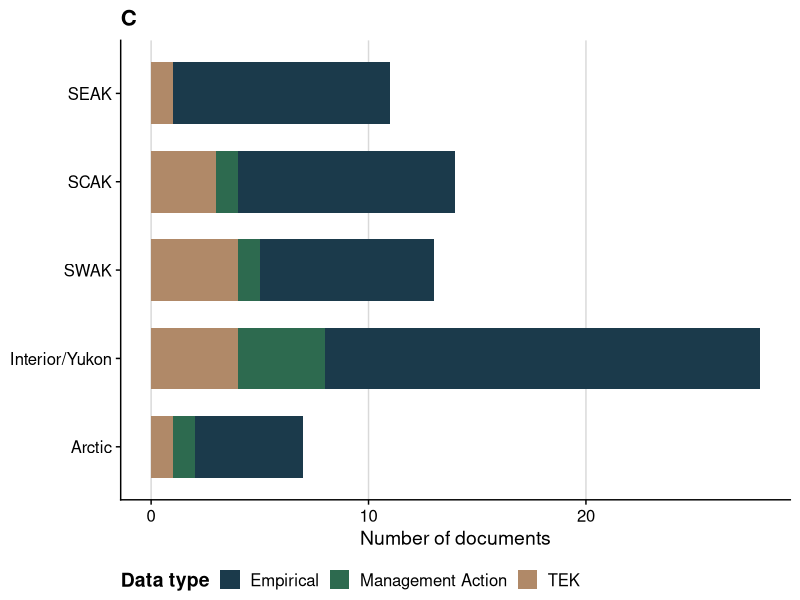
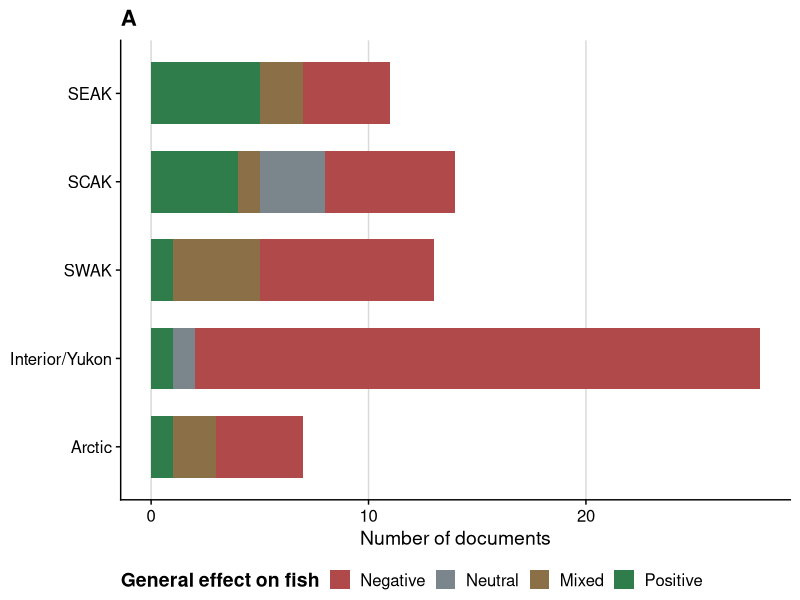
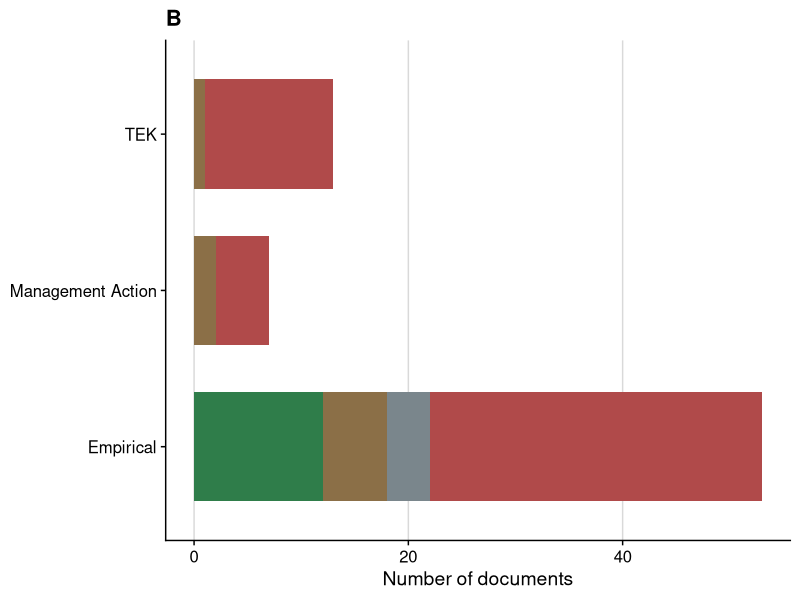
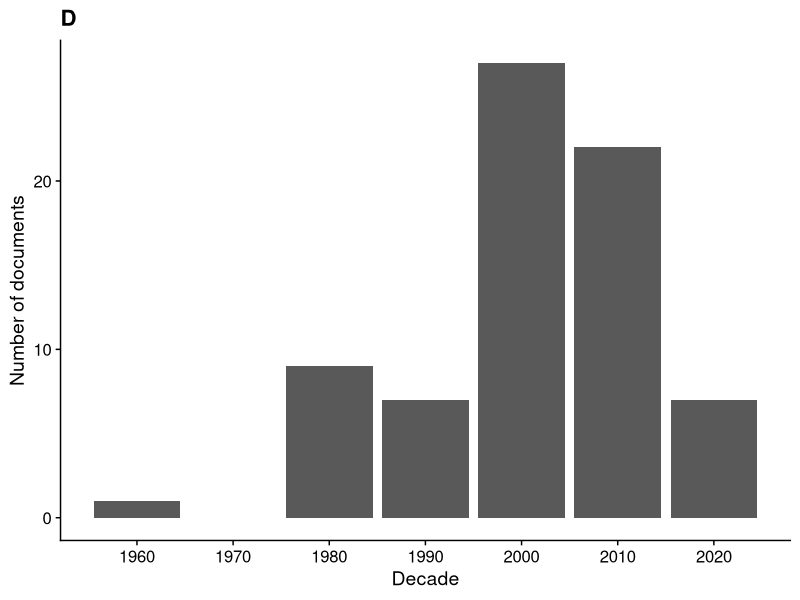
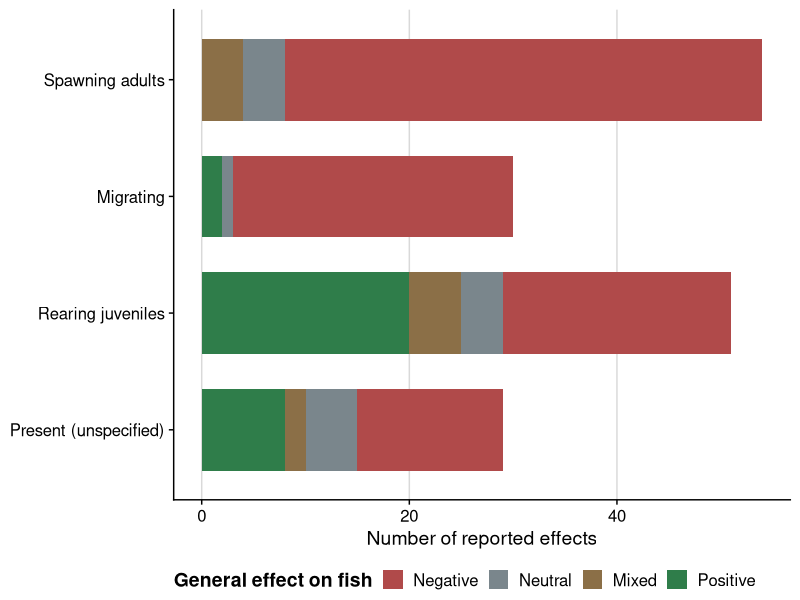
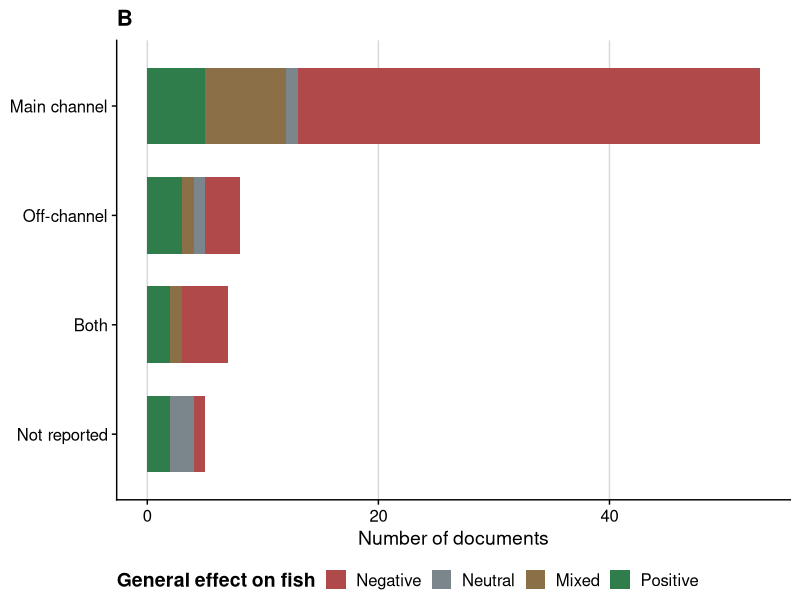
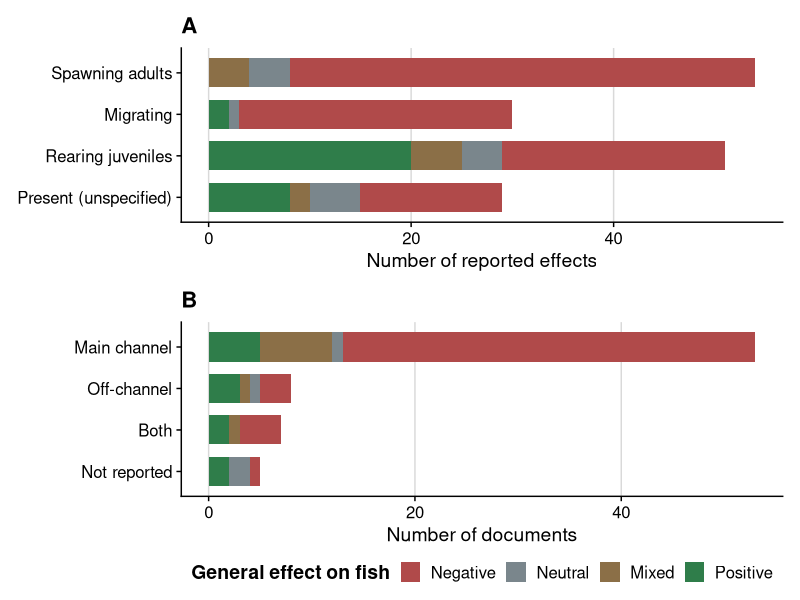
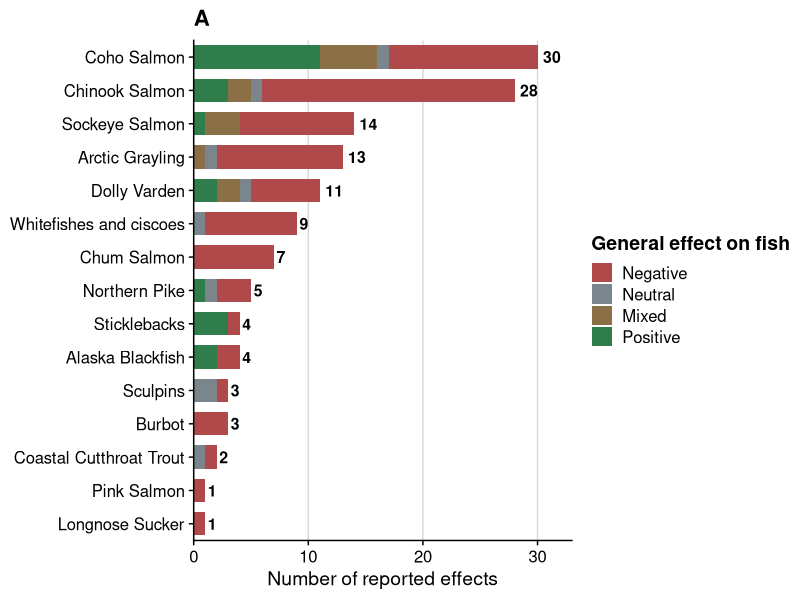

Recreate these plots in R, in order.
################################################################################
#################### Alaska Beaver and Fish Literature Review ##################
################ Authors: Will Samuel (UAF) and Erin Larson (UAA) ##############
################################################################################


library(tidyverse)
library(ggplot2)
library(readxl)
library(cowplot)
library(patchwork)





#Quick data processing

#lit <- read_excel("Annotated bibliography.xlsx")
lit <- read_excel("Annotated bibliography Final.xlsx")
str(lit)



lit_filtered <- lit %>%
  filter(!is.na(Region), !is.na(`Data type`),
         `Include in Map` == "Y")
  
nrow(lit_filtered) #73 articles that directly discuss beaver/fish interactions



lit_filtered$Region <- factor(
  lit_filtered$Region,
  levels = c("Arctic", "Interior/Yukon", "SWAK", "SCAK", "SEAK")
)


lit_filtered <- lit_filtered %>%
  mutate(`General effect on fish` = na_if(`General effect on fish`, "NA"))





# Summary Statisitics -----------------------------------------------------
#Overall
nrow(lit_filtered) #73
sum(lit_filtered$`Article Type` == "Publication", na.rm = TRUE) #19
sum(lit_filtered$`Article Type` == "Agency report", na.rm = TRUE) #37
sum(lit_filtered$`Article Type` == "Thesis/dissertation", na.rm = TRUE) #11
sum(lit_filtered$`Article Type` == "Conference proceeding", na.rm = TRUE) #1
sum(lit_filtered$`Article Type` == "Book", na.rm = TRUE) #0
sum(lit_filtered$`Article Type` %in% c("White paper", "Unpublished data"), na.rm = TRUE) #5

sum(lit_filtered$`Data type` == "Empirical", na.rm = TRUE) #53
sum(lit_filtered$`Data type` == "Management Action", na.rm = TRUE) #7
sum(lit_filtered$`Data type` == "TEK", na.rm = TRUE) #13

sum(lit_filtered$`General effect on fish` == "Positive", na.rm = TRUE) #12
sum(lit_filtered$`General effect on fish` == "Negative", na.rm = TRUE) #48
sum(lit_filtered$`General effect on fish` == "Neutral", na.rm = TRUE) #4
sum(lit_filtered$`General effect on fish` == "Mixed", na.rm = TRUE) #9



#SEAK
sum(lit_filtered$Region == "SEAK", na.rm = TRUE) #11

sum(lit_filtered$`Data type` == "Empirical" & lit_filtered$Region == "SEAK", na.rm = TRUE) #10
sum(lit_filtered$`Data type` == "Management Action" & lit_filtered$Region == "SEAK", na.rm = TRUE) #0
sum(lit_filtered$`Data type` == "TEK" & lit_filtered$Region == "SEAK", na.rm = TRUE) #1


sum(lit_filtered$`Article Type` == "Publication" & lit_filtered$Region == "SEAK", na.rm = TRUE) #5
sum(lit_filtered$`Article Type` == "Agency report" & lit_filtered$Region == "SEAK", na.rm = TRUE) #3
sum(lit_filtered$`Article Type` == "Thesis/dissertation" & lit_filtered$Region == "SEAK", na.rm = TRUE) #1


#SCAK
sum(lit_filtered$Region == "SCAK", na.rm = TRUE) #14

sum(lit_filtered$`Data type` == "Empirical" & lit_filtered$Region == "SCAK", na.rm = TRUE) #10
sum(lit_filtered$`Data type` == "Management Action" & lit_filtered$Region == "SCAK", na.rm = TRUE) #1
sum(lit_filtered$`Data type` == "TEK" & lit_filtered$Region == "SCAK", na.rm = TRUE) #3


#SWAK
sum(lit_filtered$Region == "SWAK", na.rm = TRUE) #13

sum(lit_filtered$`Data type` == "Empirical" & lit_filtered$Region == "SWAK", na.rm = TRUE) #8
sum(lit_filtered$`Data type` == "Management Action" & lit_filtered$Region == "SWAK", na.rm = TRUE) #1
sum(lit_filtered$`Data type` == "TEK" & lit_filtered$Region == "SWAK", na.rm = TRUE) #4


#Interior/Yukon
sum(lit_filtered$Region == "Interior/Yukon", na.rm = TRUE) #28

sum(lit_filtered$`Data type` == "Empirical" & lit_filtered$Region == "Interior/Yukon", na.rm = TRUE) #20
sum(lit_filtered$`Data type` == "Management Action" & lit_filtered$Region == "Interior/Yukon", na.rm = TRUE) #4
sum(lit_filtered$`Data type` == "TEK" & lit_filtered$Region == "Interior/Yukon", na.rm = TRUE) #4


#Arctic

sum(lit_filtered$Region == "Arctic", na.rm = TRUE) #7

sum(lit_filtered$`Data type` == "Empirical" & lit_filtered$Region == "Arctic", na.rm = TRUE) #5
sum(lit_filtered$`Data type` == "Management Action" & lit_filtered$Region == "Arctic", na.rm = TRUE) #1
sum(lit_filtered$`Data type` == "TEK" & lit_filtered$Region == "Arctic", na.rm = TRUE) #1




# Plotting ----------------------------------------------------------------


cols <- c(
  "#1B3A4B",
  "#2A6F97",
  "#61A5C2",
  "#2D6A4F",
  "#74C69D",
  "#B08968",
  "#D9ED92"
)


cols <- c("#1B3A4B", "#2D6A4F", "#B08968")



Regions_plot <- ggplot(lit_filtered, aes(x = Region, fill = `Data type`)) +
  geom_bar(width = 0.7) + #color = "black",
  coord_flip() +
  scale_fill_manual(values = cols) +
  labs(title = "C", x = NULL, y = "Number of documents", fill = "Data type") +
  theme_cowplot() +
  theme(
    legend.position = "bottom",
    legend.title = element_text(face = "bold"),
    axis.text.y = element_text(size = 12),
    axis.text.x = element_text(size = 12),
    panel.grid.major.x = element_line(color = "grey85"),
    panel.grid.major.y = element_blank()
  )
Regions_plot

ggsave("Figures/Regions_plot.jpeg", Regions_plot, 
       width = 7, 
       height = 5, 
       dpi = 300)



cols_effect <- c(
  "Negative" = "#B04A4A",
  "Neutral" = "#7A868C",
  "Mixed" = "#8B6F47",
  "Positive" = "#2F7D4A"
)

effect_order <- c("Negative", "Neutral", "Mixed", "Positive")

lit_filtered2 <- lit_filtered %>%
  mutate(`General effect on fish` = factor(`General effect on fish`, levels = effect_order))





effects_plot <- ggplot(lit_filtered2, aes(x = Region, fill = `General effect on fish`)) +
  geom_bar(
    data = dplyr::filter(lit_filtered2, !is.na(`General effect on fish`)),
    width = 0.7
  ) +
  coord_flip() +
  scale_fill_manual(
    values = cols_effect,
    limits = effect_order,
    breaks = effect_order
  ) +
  labs(title = "A", x = NULL, y = "Number of documents", fill = "General effect on fish") +
  theme_cowplot() +
  theme(
    legend.position = "bottom",
    legend.title = element_text(face = "bold"),
    axis.text.y = element_text(size = 12),
    axis.text.x = element_text(size = 12),
    panel.grid.major.x = element_line(color = "grey85"),
    panel.grid.major.y = element_blank()
  )

effects_plot

ggsave("Figures/effects_plot.jpeg", effects_plot, 
       width = 8, 
       height = 6, 
       dpi = 300)




datatype_plot <- ggplot(lit_filtered2, aes(x = `Data type`, fill = `General effect on fish`)) +
  geom_bar(
    data = dplyr::filter(lit_filtered2, !is.na(`General effect on fish`)),
    width = 0.7
  ) +
  coord_flip() +
  scale_fill_manual(
    values = cols_effect,
    limits = effect_order,
    breaks = effect_order
  ) +
  labs(title = "B", x = NULL, y = "Number of documents", fill = "General effect on fish") +
  theme_cowplot() +
  theme(
    legend.position = "none",
    legend.title = element_text(face = "bold"),
    axis.text.y = element_text(size = 12),
    axis.text.x = element_text(size = 12),
    panel.grid.major.x = element_line(color = "grey85"),
    panel.grid.major.y = element_blank()
  )

datatype_plot

ggsave("Figures/datatype_plot.jpeg", datatype_plot, 
       width = 8, 
       height = 6, 
       dpi = 300)




pubs_over_time <- lit_filtered %>%
  mutate(
    Year = as.numeric(Year),
    Decade = floor(Year / 10) * 10
  ) %>%
  ggplot(aes(x = Decade)) +
  geom_bar() +
  scale_x_continuous(breaks = seq(1960, 2030, 10)) +
  labs(title = "D", x = "Decade", y = "Number of documents") +
  theme_cowplot()
pubs_over_time

ggsave("Figures/pubs_over_time.jpeg", pubs_over_time, 
       width = 7, 
       height = 5, 
       dpi = 300)



panel <- (effects_plot + datatype_plot)/(Regions_plot + pubs_over_time)

ggsave("Figures/panel.jpeg", panel, 
       width = 12, 
       height = 10, 
       dpi = 300)





# Effects by life stage (standalone figure) -------------------------------
# Built from the "Species effects" tab (one row per document x species), so the
# unit is the species-level reported effect. A reported effect that involves more
# than one life stage is counted once for each life stage, so bars sum to more
# than the 135 species-level reported effects. Codes: s = spawning adults
# (including adults delayed or blocked on spawning migrations), r = rearing
# juveniles, m = migrating (non-spawning movement), p = present (not specified).

lifestage_labels <- c(
  s = "Spawning adults",
  m = "Migrating",
  r = "Rearing juveniles",
  p = "Present (unspecified)"
)

lit_lifestage <- read_excel("Annotated bibliography Final.xlsx", sheet = "Species effects") %>%
  semi_join(lit_filtered, by = "In text citation") %>%
  rename(`General effect on fish` = `Effect on this species`) %>%
  mutate(`Life stage` = str_to_lower(`Life stage`)) %>%
  separate_rows(`Life stage`, sep = ",") %>%
  mutate(Lifestage = str_trim(`Life stage`)) %>%
  filter(Lifestage %in% names(lifestage_labels)) %>%
  distinct(`In text citation`, `Species group`, Lifestage, .keep_all = TRUE) %>%
  # Where a life stage had a different effect from the species-level effect
  # (e.g., "s: Neutral"), use that effect for that life stage
  mutate(stage_effect = str_match(`Life-stage effect (if different)`,
                                  paste0(Lifestage, ":\\s*(\\w+)"))[, 2],
         `General effect on fish` = coalesce(stage_effect, `General effect on fish`),
         `General effect on fish` = factor(`General effect on fish`, levels = effect_order)) %>%
  mutate(Lifestage = factor(lifestage_labels[Lifestage],
                            levels = rev(lifestage_labels)))

# Summary statistics by life stage
lit_lifestage %>%
  count(Lifestage, `General effect on fish`) %>%
  pivot_wider(names_from = `General effect on fish`, values_from = n, values_fill = 0)
nrow(lit_lifestage)

lifestage_plot <- ggplot(lit_lifestage, aes(x = Lifestage, fill = `General effect on fish`)) +
  geom_bar(width = 0.7) +
  coord_flip() +
  scale_fill_manual(
    values = cols_effect,
    limits = effect_order,
    breaks = effect_order
  ) +
  labs(x = NULL, y = "Number of reported effects", fill = "General effect on fish") +
  theme_cowplot() +
  theme(
    legend.position = "bottom",
    legend.title = element_text(face = "bold"),
    axis.text.y = element_text(size = 12),
    axis.text.x = element_text(size = 12),
    panel.grid.major.x = element_line(color = "grey85"),
    panel.grid.major.y = element_blank()
  )
lifestage_plot

ggsave("Figures/lifestage_plot.jpeg", lifestage_plot,
       width = 8,
       height = 5,
       dpi = 300)




# Effects by lateral dam position (panel B of the life-stage figure) ---------
# Document-level effects, grouped by where the beaver dams described in each
# document were located ("Dam position" column, classified 2026-11-20):
#   Main channel = dam across a channel with its own through-flow that fish
#     travel along (streams and tributaries, lake outlets and inlets, and
#     groundwater- or tributary-fed sloughs and spring brooks)
#   Off-channel  = dam impounding a side channel, oxbow, floodplain pond, or
#     backwater beside the main channel
#   Both         = document described dams in both positions
#   Not reported = position not described
# 4 of 68 classifications were inferred from site descriptions (Dolloff 1993;
# Carey and Koch 2019; S. Zavoico unpublished data; Yukon Fish and Game
# Association 2007); see "Dam position basis".

position_levels <- c("Main channel", "Off-channel", "Both", "Not reported")

lit_position <- lit_filtered2 %>%
  filter(!is.na(`General effect on fish`)) %>%
  mutate(`Dam position` = factor(`Dam position`, levels = rev(position_levels)))

# Summary statistics by dam position
lit_position %>%
  count(`Dam position`, `General effect on fish`) %>%
  pivot_wider(names_from = `General effect on fish`, values_from = n, values_fill = 0)
# Main channel: 5 positive, 7 mixed, 1 neutral, 40 negative (n = 53)
# Off-channel:  3 positive, 1 mixed, 1 neutral, 3 negative (n = 8)
# Both:         2 positive, 1 mixed, 0 neutral, 4 negative (n = 7)
# Not reported: 2 positive, 0 mixed, 2 neutral, 1 negative (n = 5)

position_plot <- ggplot(lit_position, aes(x = `Dam position`, fill = `General effect on fish`)) +
  geom_bar(width = 0.7) +
  coord_flip() +
  scale_fill_manual(
    values = cols_effect,
    limits = effect_order,
    breaks = effect_order
  ) +
  labs(title = "B", x = NULL, y = "Number of documents", fill = "General effect on fish") +
  theme_cowplot() +
  theme(
    legend.position = "bottom",
    legend.title = element_text(face = "bold"),
    axis.text.y = element_text(size = 12),
    axis.text.x = element_text(size = 12),
    panel.grid.major.x = element_line(color = "grey85"),
    panel.grid.major.y = element_blank()
  )
position_plot

# Combined figure: (A) life stage, (B) dam position, shared legend
lifestage_position_plot <- (lifestage_plot + labs(title = "A")) / position_plot +
  plot_layout(guides = "collect") &
  theme(legend.position = "bottom")
lifestage_position_plot

ggsave("Figures/lifestage_position_plot.jpeg", lifestage_position_plot,
       width = 8,
       height = 8,
       dpi = 300)




# Species effects and research effort (standalone figure) -------------------
# Reads the "Species effects" tab: one row per document x species, with the
# effect on that species (coded per species, not inherited from the document).
# Left (A): number of documents for each species, split by effect on that species
# (all regions combined), with totals at the end of each bar.
# Right (B): number of documents that addressed each species in each region
# (research effort only; no effect colors). Blank tiles = no documents found.
# A document is counted once for each species it addresses, so totals sum to
# more than the number of documents. Species rows in A and B share the same order.

species_effects <- read_excel("Annotated bibliography Final.xlsx", sheet = "Species effects") %>%
  semi_join(lit_filtered, by = "In text citation") %>%   # only documents used in the figures
  left_join(select(lit_filtered, `In text citation`, Region), by = "In text citation") %>%
  rename(Species_group = `Species group`,
         `General effect on fish` = `Effect on this species`) %>%
  mutate(`General effect on fish` = factor(`General effect on fish`, levels = effect_order))

nrow(species_effects)                              # document x species rows
n_distinct(species_effects$`In text citation`)     # documents with species rows

region_order <- c("SEAK", "SCAK", "SWAK", "Interior/Yukon", "Arctic")

species_totals <- species_effects %>%
  count(Species_group, name = "n")

species_order <- species_totals %>%
  arrange(n) %>%
  pull(Species_group)

species_effects <- species_effects %>%
  mutate(Species_group = factor(Species_group, levels = species_order))
species_totals <- species_totals %>%
  mutate(Species_group = factor(Species_group, levels = species_order))

# Summary table: effect counts by species
species_effects %>%
  count(Species_group, `General effect on fish`) %>%
  pivot_wider(names_from = `General effect on fish`, values_from = n, values_fill = 0)

species_effects_plot <- ggplot(species_effects,
                               aes(x = Species_group, fill = `General effect on fish`)) +
  geom_bar(width = 0.7) +
  geom_text(data = species_totals, aes(x = Species_group, y = n, label = n),
            inherit.aes = FALSE, hjust = -0.3, size = 4, fontface = "bold") +
  coord_flip() +
  scale_x_discrete(expand = expansion(add = 0.5)) +  # rows line up with the heat map
  scale_fill_manual(values = cols_effect, limits = effect_order, breaks = effect_order) +
  scale_y_continuous(expand = expansion(mult = c(0, 0.1))) +
  labs(title = "A", x = NULL, y = "Number of reported effects", fill = "General effect on fish") +
  theme_cowplot() +
  theme(
    legend.title = element_text(face = "bold"),
    axis.text.y = element_text(size = 12),
    axis.text.x = element_text(size = 12),
    panel.grid.major.x = element_line(color = "grey85"),
    panel.grid.major.y = element_blank()
  )
species_effects_plot

effort_tiles <- species_effects %>%
  mutate(Region = factor(as.character(Region), levels = region_order)) %>%
  count(Species_group, Region, name = "Total") %>%
  complete(Species_group, Region, fill = list(Total = 0))

species_effort_plot <- ggplot(effort_tiles, aes(x = Region, y = Species_group, fill = Total)) +
  geom_tile(color = "white", linewidth = 1) +
  geom_text(data = filter(effort_tiles, Total > 0), aes(label = Total),
            size = 4, fontface = "bold") +
  scale_fill_gradient(low = "grey95", high = "#61A5C2", guide = "none") +
  scale_x_discrete(expand = c(0, 0)) +
  scale_y_discrete(expand = expansion(add = 0.5)) +
  labs(title = "B", x = NULL, y = NULL) +
  theme_cowplot() +
  theme(
    axis.text.y = element_blank(),
    axis.text.x = element_text(size = 11),
    axis.line = element_blank(),
    axis.ticks = element_blank()
  )
species_effort_plot

species_figure <- (species_effects_plot + species_effort_plot) +
  plot_layout(guides = "collect") &
  theme(legend.position = "bottom")
species_figure

ggsave("Figures/species_effects_effort.jpeg", species_figure,
       width = 12,
       height = 8,
       dpi = 300)
